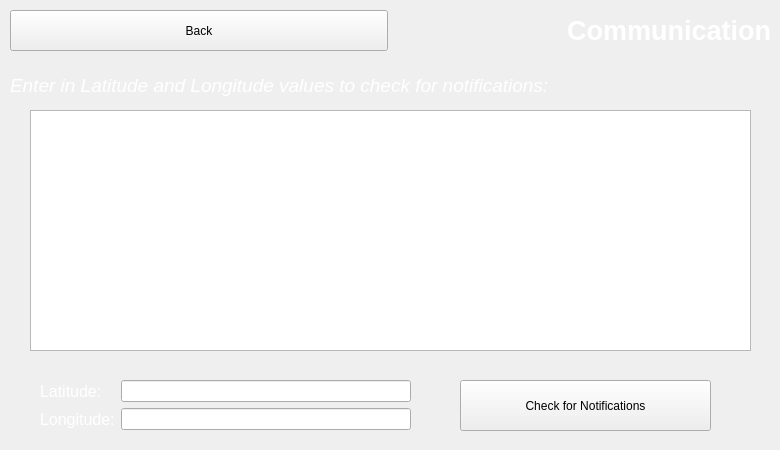
      <widget class="QWidget" name="commun">
       <widget class="QWidget" name="layoutWidget_13">
        <property name="geometry">
         <rect>
          <x>10</x>
          <y>10</y>
          <width>761</width>
          <height>41</height>
         </rect>
        </property>
        <layout class="QHBoxLayout" name="horizontalLayout_42">
         <item>
          <widget class="QPushButton" name="backToMenA">
           <property name="sizePolicy">
            <sizepolicy hsizetype="Preferred" vsizetype="Preferred">
             <horstretch>0</horstretch>
             <verstretch>0</verstretch>
            </sizepolicy>
           </property>
           <property name="text">
            <string>Back</string>
           </property>
          </widget>
         </item>
         <item>
          <widget class="QLabel" name="simLabel_13">
           <property name="font">
            <font>
             <pointsize>20</pointsize>
             <weight>75</weight>
             <bold>true</bold>
            </font>
           </property>
           <property name="styleSheet">
            <string notr="true">color: white</string>
           </property>
           <property name="text">
            <string>Communication</string>
           </property>
           <property name="alignment">
            <set>Qt::AlignRight|Qt::AlignTrailing|Qt::AlignVCenter</set>
           </property>
          </widget>
         </item>
        </layout>
       </widget>
       <widget class="QWidget" name="horizontalLayoutWidget_18">
        <property name="geometry">
         <rect>
          <x>10</x>
          <y>70</y>
          <width>741</width>
          <height>31</height>
         </rect>
        </property>
        <layout class="QHBoxLayout" name="horizontalLayout_43">
         <item>
          <widget class="QLabel" name="protEmLab_3">
           <property name="font">
            <font>
             <pointsize>14</pointsize>
             <italic>true</italic>
            </font>
           </property>
           <property name="styleSheet">
            <string notr="true">color:white</string>
           </property>
           <property name="text">
            <string>Enter in Latitude and Longitude values to check for notifications:</string>
           </property>
          </widget>
         </item>
        </layout>
       </widget>
       <widget class="QTextEdit" name="notArea">
        <property name="geometry">
         <rect>
          <x>30</x>
          <y>110</y>
          <width>721</width>
          <height>241</height>
         </rect>
        </property>
        <property name="readOnly">
         <bool>true</bool>
        </property>
       </widget>
       <widget class="QWidget" name="formLayoutWidget">
        <property name="geometry">
         <rect>
          <x>40</x>
          <y>380</y>
          <width>371</width>
          <height>61</height>
         </rect>
        </property>
        <layout class="QFormLayout" name="formLayout">
         <item row="0" column="0">
          <widget class="QLabel" name="label_26">
           <property name="font">
            <font>
             <pointsize>12</pointsize>
            </font>
           </property>
           <property name="styleSheet">
            <string notr="true">color:white</string>
           </property>
           <property name="text">
            <string>Latitude:</string>
           </property>
          </widget>
         </item>
         <item row="1" column="0">
          <widget class="QLabel" name="label_27">
           <property name="font">
            <font>
             <pointsize>12</pointsize>
            </font>
           </property>
           <property name="styleSheet">
            <string notr="true">color:white</string>
           </property>
           <property name="text">
            <string>Longitude:</string>
           </property>
          </widget>
         </item>
         <item row="0" column="1">
          <widget class="QLineEdit" name="latBox"/>
         </item>
         <item row="1" column="1">
          <widget class="QLineEdit" name="longBox"/>
         </item>
        </layout>
       </widget>
       <widget class="QPushButton" name="checkNot">
        <property name="geometry">
         <rect>
          <x>460</x>
          <y>380</y>
          <width>251</width>
          <height>51</height>
         </rect>
        </property>
        <property name="sizePolicy">
         <sizepolicy hsizetype="Preferred" vsizetype="Preferred">
          <horstretch>0</horstretch>
          <verstretch>0</verstretch>
         </sizepolicy>
        </property>
        <property name="text">
         <string>Check for Notifications</string>
        </property>
       </widget>
      </widget>
